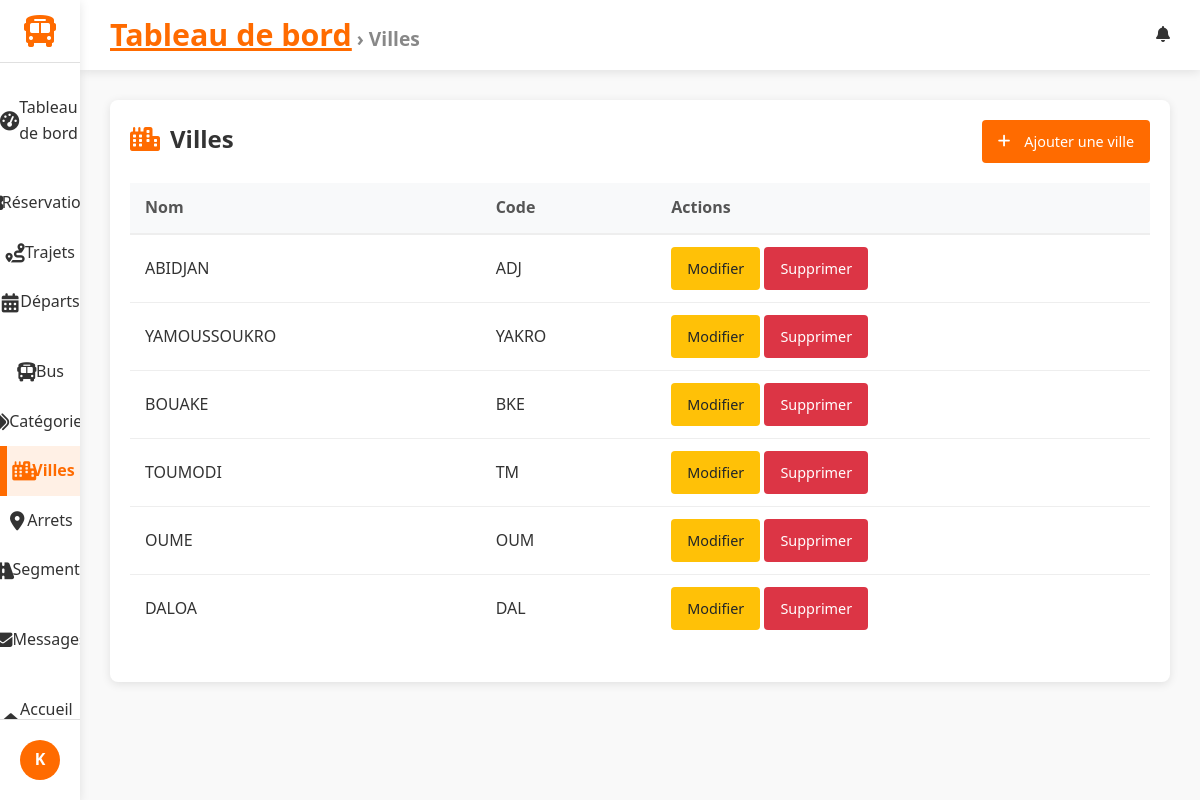
The app's page /dashboard/villes/ (signed in) with its own data.
### accounts/models.py (models this page shows, shortened)
class CustomUser(AbstractUser):
    phone = models.CharField(max_length=20, blank=True, null=True, verbose_name="Numéro de téléphone")

### trips/models.py (models this page shows, shortened)
class Ville(models.Model):
    nom = models.CharField(max_length=100)
    code = models.CharField(max_length=10, unique=True)

### gareci_admin/views.py (the view)
# urls.py: path("villes/", VilleListView.as_view(), name="ville_list"),
class VilleListView(StaffRequiredMixin, ActiveTabMixin, BreadcrumbMixin, ListView):
    model = Ville
    template_name = "dashboard/ville_list.html"
    active_tab_value = "villes"
    breadcrumb_title = "Villes"

### gareci_admin/utils.py (called while the page is built)
    def test_func(self):
        return self.request.user.is_staff

    def get_context_data(self, **kwargs):
        context = super().get_context_data(**kwargs)
        if self.active_tab_value:
            context['active_tab'] = self.active_tab_value
        return context

    def get_context_data(self, **kwargs):
        context = super().get_context_data(**kwargs)
        if self.breadcrumb_title:
            context['breadcrumb_title'] = self.breadcrumb_title
        return context

### gareci_admin/templates/dashboard/ville_list.html (shortened to what this page needs)
{% extends 'dashboard/dashboard_base.html' %}
{% block content %}
<div class="trips-container">
    <div class="trips-header">
        <h2><i class="fas fa-city"></i> Villes</h2>
        <a href="{% url 'dashboard:ville_add' %}" class="btn btn-primary"><i class="fas fa-plus"></i> Ajouter une ville</a>
    </div>
    <table class="trips-table">
        <thead><tr><th>Nom</th><th>Code</th><th>Actions</th></tr></thead>
        <tbody>
            {% for ville in object_list %}
            <tr>
                <td>{{ ville.nom }}</td>
                <td>{{ ville.code }}</td>
                <td>
                    <a href="{% url 'dashboard:ville_edit' ville.pk %}" class="btn btn-sm btn-warning">Modifier</a>
                    <a href="{% url 'dashboard:ville_delete' ville.pk %}" class="btn btn-sm btn-danger">Supprimer</a>
                </td>
            </tr>
            {% empty %}
            <tr><td colspan="3">Aucune ville.</td></tr>
            {% endfor %}
        </tbody>
    </table>
</div>
{% endblock %}

### gareci_admin/templates/dashboard/dashboard_base.html (shortened to what this page needs)
{% load static %}
<!DOCTYPE html>
<html lang="fr">
<head>
    <link rel="stylesheet" href="https://cdnjs.cloudflare.com/ajax/libs/font-awesome/6.4.0/css/all.min.css">
    <link rel="stylesheet" href="{% static 'css/gareci_admin/dashboards.css' %}">
    <link rel="stylesheet" href="{% static 'css/gareci_admin/reservation_list.css' %}">
    <link rel="stylesheet" href="{% static 'css/gareci_admin/reservation_form.css' %}">
    <link rel="stylesheet" href="{% static 'css/gareci_admin/reservation_confirm_delete.css' %}">
    <link rel="stylesheet" href="{% static 'css/gareci_admin/trip_form.css' %}">
    <link rel="stylesheet" href="{% static 'css/gareci_admin/trip_list.css' %}">
    <link rel="stylesheet" href="{% static 'css/gareci_admin/message_list.css' %}">
    <link rel="stylesheet" href="{% static 'css/gareci_admin/message_form.css' %}">
    <link rel="stylesheet" href="{% static 'css/gareci_admin/message_confirm_delete.css' %}">
    <link rel="stylesheet" href="{% static 'css/gareci_admin/departure_list_.css' %}">
    <link rel="stylesheet" href="{% static 'css/gareci_admin/departure_form.css' %}">
    <link rel="stylesheet" href="{% static 'css/gareci_admin/category_list.css' %}">
    <link rel="stylesheet" href="{% static 'css/gareci_admin/category_form.css' %}">
    <link rel="stylesheet" href="{% static 'css/gareci_admin/bus_list.css' %}">
    <link rel="stylesheet" href="{% static 'css/gareci_admin/bus_form.css' %}">
    <link rel="stylesheet" href="{% static 'css/gareci_admin/searchable_select.css' %}">
</head>
<body>
    <div class="dashboard-container">
        <aside class="sidebar">
            <div class="logo">
                <a href="{% url 'dashboard:index' %}">
                    <i class="fas fa-bus"></i>
                </a>
            </div>
            <nav class="sidebar-nav">
                <ul class="nav-list">
                    <li class="{% if active_tab == 'dashboard' %}active{% endif %}">
                        <a href="{% url 'dashboard:index' %}">
                            <i class="fas fa-tachometer-alt"></i> Tableau de bord
                        </a>
                    </li>
                    <li class="nav-section-header">
                    </li>
                    <li class="{% if active_tab == 'reservations' %}active{% endif %}">
                        <a href="{% url 'dashboard:reservation_list' %}">
                             Réservations
                        </a>
                    </li>
                    <li class="{% if active_tab == 'trips' %}active{% endif %}">
                        <a href="{% url 'dashboard:trip_list' %}">
                            <i class="fas fa-route"></i> Trajets
                        </a>
                    </li>
                    <li class="{% if active_tab == 'departures' %}active{% endif %}">
                        <a href="{% url 'dashboard:depart_list' %}">
                            <i class="fas fa-calendar-alt"></i> Départs
                        </a>
                    </li>
                    <li class="nav-section-header">
                    </li>
                    <li class="{% if active_tab == 'buses' %}active{% endif %}">
                        <a href="{% url 'dashboard:bus_list' %}">
                            <i class="fas fa-bus"></i> Bus
                        </a>
                    </li>
                    <li class="{% if active_tab == 'categories' %}active{% endif %}">
                        <a href="{% url 'dashboard:category_list' %}">
                            <i class="fas fa-tags"></i> Catégories
                        </a>
                    </li>
                    <li class="{% if active_tab == 'villes' %}active{% endif %}">
                        <a href="{% url 'dashboard:ville_list' %}">
                            <i class="fas fa-city"></i> Villes
                        </a>
                    </li>
                    <li class="{% if active_tab == 'arrets' %}active{% endif %}">
                        <a href="{% url 'dashboard:arret_list' %}">
                            <i class="fas fa-map-marker-alt"></i> Arrets
                        </a>
                    </li>
                    <li class="{% if active_tab == 'segments' %}active{% endif %}">
                        <a href="{% url 'dashboard:segment_list' %}">
                            <i class="fas fa-road"></i> Segments
                        </a>
                    </li>
                    <li class="nav-section-header">
                    </li>
                    <li class="{% if active_tab == 'messages' %}active{% endif %}">
                        <a href="{% url 'dashboard:message_list' %}">
                            <i class="fas fa-envelope"></i> Messages
                        </a>
                    </li>
                    <li class="nav-section-header">
                    </li>
                    <li class="{% if active_tab == 'messages' %}active{% endif %}">
                        <a href="{% url 'trips:home' %}">
                            <i class="fas fa-home"></i>Accueil Client
                        </a>
                    </li>
                </ul>
            </nav>
            <div class="sidebar-footer">
                <div class="user-profile">
                    <div class="user-avatar">
                        {% if user.profile.image %}
                            <img src="{{ user.profile.image.url }}" alt="{{ user.username }}">
                        {% else %}
                            <div class="avatar-initials">
                                {{ user.username|slice:":1"|upper }}
                            </div>
                        {% endif %}
                    </div>
                </div>
            </div>
        </aside>
        <main class="main-content">
            <header class="content-header">
                <div class="header-left">
                    <div class="breadcrumbs">
                        {% block breadcrumbs %}
                        <a href="{% url 'dashboard:index' %}">Tableau de bord</a>
                        {% if breadcrumb_title %} &rsaquo; {{ breadcrumb_title }}{% endif %}
                        {% endblock %}
                    </div>
                </div>
                <div class="header-right">
                    {% block header_actions %}
                    <div class="notifications">
                        <i class="fas fa-bell"></i>
                    </div>
                    {% endblock %}
                </div>
            </header>
            <div class="content-wrapper">
                {% block content %}{% endblock %}
            </div>
        </main>
    </div>
</body>
</html>

### static/css/gareci_admin/dashboards.css (style rules this page uses)
:root { --primary: #FF6B00; --primary-dark: #E05D00; --secondary: #0056B3; --dark: #333333; --light: #F5F5F5; --gray: #888888; --light-gray: #E0E0E0; --sidebar-width: 280px; --sidebar-collapsed-width: 80px; --header-height: 70px; --blue: #4285F4; --green: #34A853; --orange: #FBBC05; --red: #EA4335; --border-radius: 8px; --box-shadow: 0 2px 10px rgba(0, 0, 0, 0.1); --transition: all 0.3s ease; }
* { margin: 0; padding: 0; box-sizing: border-box; }
body { font-family: 'Segoe UI', Tahoma, Geneva, Verdana, sans-serif; background-color: #f9f9f9; color: var(--dark); line-height: 1.6; }
.dashboard-container { display: flex; min-height: 100vh; }
.sidebar { width: var(--sidebar-width); background-color: white; box-shadow: var(--box-shadow); display: flex; flex-direction: column; transition: var(--transition); z-index: 100; height: 100vh; position: fixed; }
.logo { display: flex; align-items: center; padding: 20px; border-bottom: 1px solid var(--light-gray); }
.logo a { text-decoration:none ; display: flex; align-items: center; }
.logo i { font-size: 2rem; color: var(--primary); margin-right: 10px; }
.sidebar-nav { flex: 1; padding: 20px 0; overflow-y: auto; }
.nav-list { list-style: none; }
.nav-section-header { padding: 15px 20px 5px; font-size: 0.8rem; text-transform: uppercase; color: var(--gray); letter-spacing: 0.5px; }
.nav-list li a { display: flex; align-items: center; padding: 12px 20px; color: var(--dark); text-decoration: none; transition: var(--transition); }
.nav-list li a i { margin-right: 10px; width: 20px; text-align: center; }
.nav-list li.active a { background-color: rgba(255, 107, 0, 0.1); color: var(--primary); border-left: 3px solid var(--primary); }
li.active { background-color: var(--accent); font-weight: bold; border-left: 4px solid var(--primary); }
.sidebar-footer { padding: 20px; border-top: 1px solid var(--light-gray); }
.user-profile { display: flex; align-items: center; }
.user-avatar { margin-right: 12px; }
.avatar-initials { width: 40px; height: 40px; border-radius: 50%; background-color: var(--primary); color: white; display: flex; align-items: center; justify-content: center; font-weight: bold; }
.main-content { flex: 1; margin-left: var(--sidebar-width); transition: var(--transition); min-height: 100vh; display: flex; flex-direction: column; }
.content-header { display: flex; justify-content: space-between; align-items: center; padding: 0 30px; height: var(--header-height); background-color: white; box-shadow: var(--box-shadow); position: sticky; top: 0; z-index: 90; }
.header-left { display: flex; align-items: center; }
.breadcrumbs { font-size: 1.2rem; color: var(--gray); font-weight: bolder; }
.breadcrumbs a { color: var(--primary); font-size: 1.9rem; font-weight: bolder; }
.header-right { display: flex; align-items: center; gap: 20px; }
.notifications { position: relative; cursor: pointer; }
.content-wrapper { flex: 1; padding: 30px; background-color: #f9f9f9; }
.btn { display: inline-flex; align-items: center; justify-content: center; padding: 8px 16px; border-radius: var(--border-radius); font-weight: 500; cursor: pointer; transition: var(--transition); border: none; font-size: 0.9rem; }
.btn i { margin-right: 6px; }
.btn-primary { background-color: var(--primary); color: white; }
.btn-sm { padding: 4px 10px; border-radius: 4px; font-size: 12px; text-decoration: none; display: inline-block; }
@media (max-width: 1200px) { .sidebar { width: var(--sidebar-collapsed-width); } }
@media (max-width: 1200px) { .logo { justify-content: center; padding: 15px 0; } }
@media (max-width: 1200px) { .logo i { margin-right: 0; } }
@media (max-width: 1200px) { .nav-list li a { justify-content: center; padding: 12px 0; } }
@media (max-width: 1200px) { .nav-list li a i { margin-right: 0; font-size: 1.2rem; } }
@media (max-width: 1200px) { .user-avatar { margin-right: 0; } }
@media (max-width: 1200px) { .main-content { margin-left: var(--sidebar-collapsed-width); } }

### static/css/gareci_admin/reservation_list.css (style rules this page uses)
.btn { display: inline-flex; align-items: center; justify-content: center; padding: 8px 12px; border-radius: 4px; font-weight: 500; text-decoration: none; font-size: 0.85rem; transition: all 0.3s; border: none; cursor: pointer; }
.btn-sm { padding: 6px 10px; font-size: 0.8rem; }
.btn-warning { background-color: #ffc107; color: #212529; }
.btn-danger { background-color: #dc3545; color: white; }

### records on screen
CustomUser: username "K"
Ville: nom "ABIDJAN", code "ADJ"
Ville: nom "YAMOUSSOUKRO", code "YAKRO"
Ville: nom "BOUAKE", code "BKE"
Ville: nom "TOUMODI", code "TM"
Ville: nom "OUME", code "OUM"
Ville: nom "DALOA", code "DAL"

### other values on screen
{{ breadcrumb_title }} "Villes"
